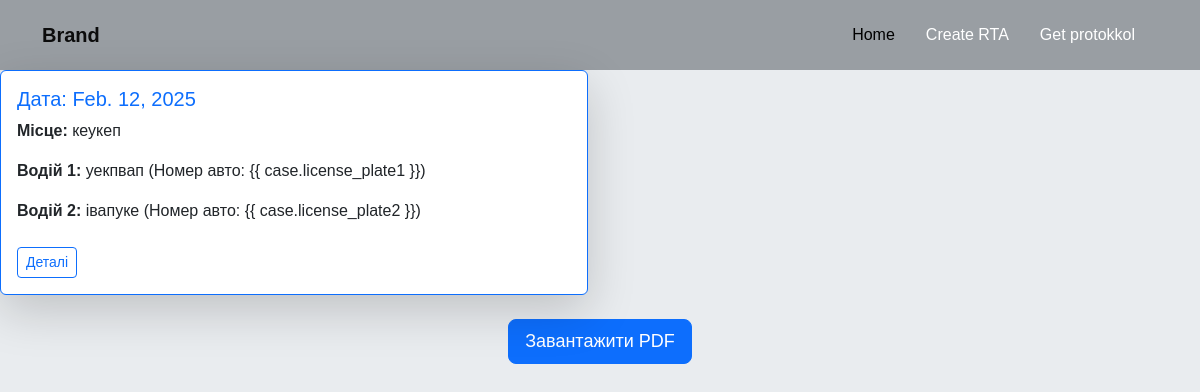
Page /project/get/ on the earlier database version.
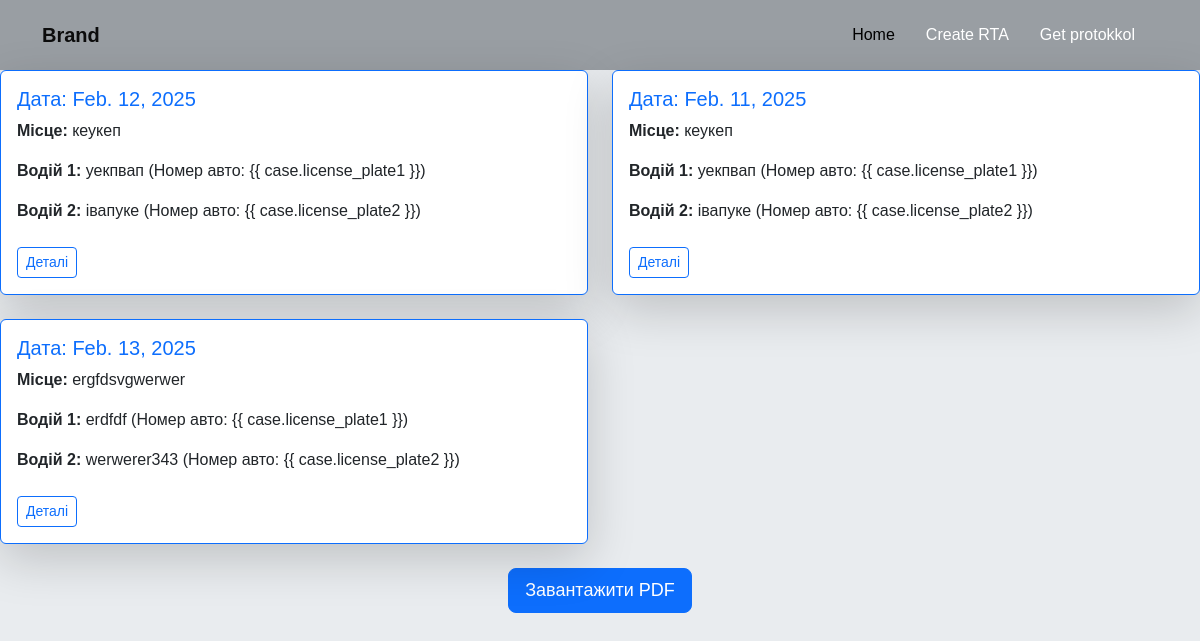
Same page on the later database version.
### Project_/models.py (models this page shows, shortened)
class DTP(models.Model):
    date = models.DateField()
    location = models.CharField(max_length=255)
    name_dri1 = models.CharField(max_length=255)
    name_dri2 = models.CharField(max_length=255)
    license_plate1 = models.CharField(max_length=20, null=True)
    license_plate2 = models.CharField(max_length=20, null=True)
    insurance = models.CharField(max_length=255)
    image = models.ImageField(upload_to='dtp_drawings/', null=True, blank=True)  # Додаємо поле для малюнка

### Project_/views.py (the view)
# urls.py: path('get/', views.success, name='get'),
def success(request):
    dtp = DTP.objects.all()
    return render(request, 'success.html', {'dtp': dtp})

### templates/success.html (shortened to what this page needs)
{% extends 'NavBar.html' %}
{% load static %}
{% block content %}
<body>
    {% if dtp %}
    <div class="row row-cols-1 row-cols-md-2 g-4">
        {% for case in dtp %}
        <div class="col">
            <div
                class="card border-primary h-100 shadow-lg hover:shadow-2xl transition-transform transform hover:scale-105 duration-300">
                <div class="card-body">
                    <h5 class="card-title text-primary">Дата: {{ case.date }}</h5>
                    <p class="card-text"><strong>Місце:</strong> {{ case.location }}</p>
                    <p class="card-text"><strong>Водій 1:</strong> {{ case.name_dri1 }} (Номер авто: {{ case.license_plate1
                        }})</p>
                    <p class="card-text"><strong>Водій 2:</strong> {{ case.name_dri2 }} (Номер авто: {{ case.license_plate2
                        }})</p>
                    <a href="#" class="btn btn-outline-primary btn-sm mt-2"> Деталі</a>
                </div>
            </div>
        </div>
        {% endfor %}
    </div>
    {% else %}
    <p class="text-muted text-center">Немає зареєстрованих випадків ДТП.</p>
    {% endif %}
    <div class="text-center mt-4">
        <a href="{% url 'generate_pdf' %}" class="btn btn-primary btn-lg">
            Завантажити PDF
        </a>
    </div>
</body>
{% endblock %}

Differences in the rows shown:
added DTP: date "Feb. 11, 2025", location "кеукеп", name_dri1 "уекпвап", name_dri2 "івапуке"
added DTP: date "Feb. 13, 2025", location "ergfdsvgwerwer", name_dri1 "erdfdf", name_dri2 "werwerer343"
